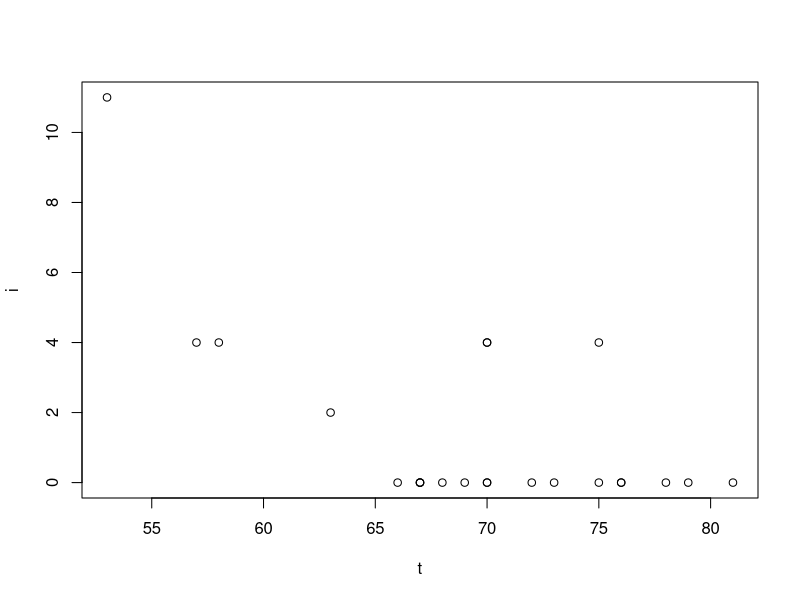
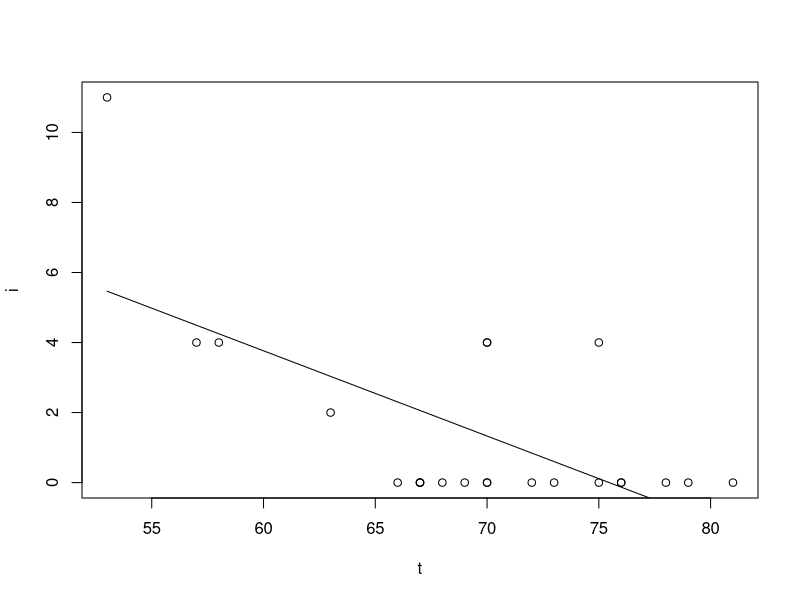
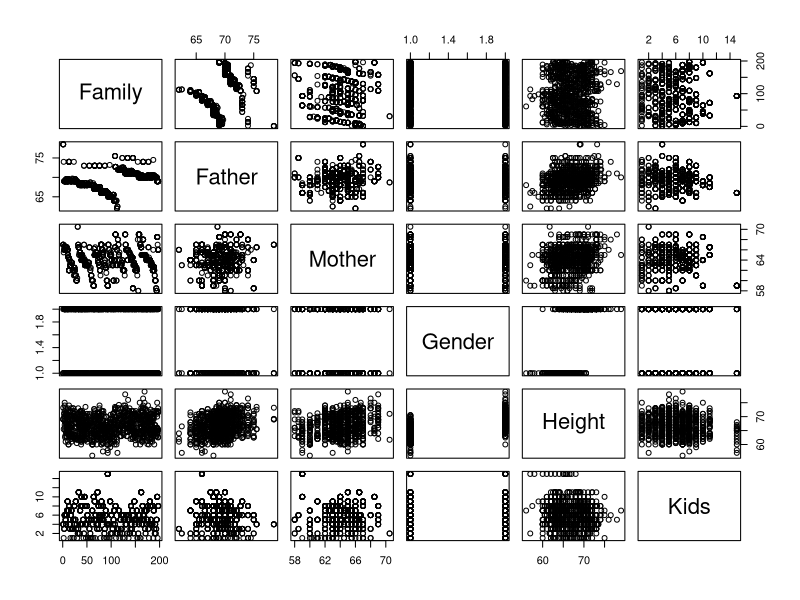

Recreate these plots in R, in order.
## ---- chunk 1
#| label: load-challanger.txt
oring=read.table("data/challanger.txt", header=T)
# Note that attaching this masks T which is originally TRUE
attach(oring)
## ---- chunk 2
#| label: C1-L12-2
head(oring)
## ---- chunk 3
#| label: challanger-plot
plot(t,i)
## ---- chunk 4
#| label: challanger-lm

oring.lm = lm(i ~ t)
summary(oring.lm)
## ---- chunk 5
#| label: challanger-plot-lines

plot(t,i)
lines(t,fitted(oring.lm))     
## ---- chunk 6
#| label: challanger-lower-ci-manual-fit
-0.24337 - 0.06349*qt(.975,21)

## ---- chunk 7
#| label: upper-ci-manual-fit-challanger

-0.24337 + 0.06349*qt(.975,21)
## ---- chunk 8
#| label: ci-manual-fit-challanger
coef(oring.lm)[1] + coef(oring.lm)[2]*31  
# [1] 10.82052 
## ---- chunk 9
#| label: posterior-prediction-fit-challanger
predict(oring.lm,data.frame(t=31),interval="predict")
## ---- chunk 10
#| label: lb-ppi-challanger
10.82052-2.102*qt(.975,21)*sqrt(1+1/23+((31-mean(T))^2/22/var(t)))
## ---- chunk 11
#| label: posterior-probability-damage0gt-0-challanger
1-pt((0-10.82052)/(2.102*sqrt(1+1/23+((31-mean(T))^2/22/var(T)))),21)
## ---- chunk 12
#| label: C1-L12-12
#| echo: False
#| outoutput: False
heights=read.table("data/Galton.txt", header=T,stringsAsFactors = TRUE)
attach(heights)
head(heights,n=8)
## ---- chunk 13
#| label: names-galton

names(heights)
# [1] "Family" "Father" "Mother" "Gender" "Height" "Kids"  
## ---- chunk 14
#| label: pair-plots-galton
pairs(heights)
## ---- chunk 15
#| label: galton-lm-all-features
summary(lm(Height~Father+Mother+Gender+Kids))
## ---- chunk 16
#| label: galton-lm-no-kids
heights.lm=lm(Height~Father+Mother+Gender)
summary(heights.lm)

## ---- chunk 17
#| label: galton-posterior ci
5.226 - 0.144 * qt(.975,894)
## ---- chunk 18
#| label: C1-L12-18
5.226 + 0.144 * qt(.975,894)
## ---- chunk 19
#| label: C1-L12-19
predict(heights.lm,data.frame(Father=68,Mother=64,Gender="M"), interval="predict")
## ---- chunk 20
#| label: C1-L12-20
predict(heights.lm,data.frame(Father=68,Mother=64,Gender="F"), interval="predict")
